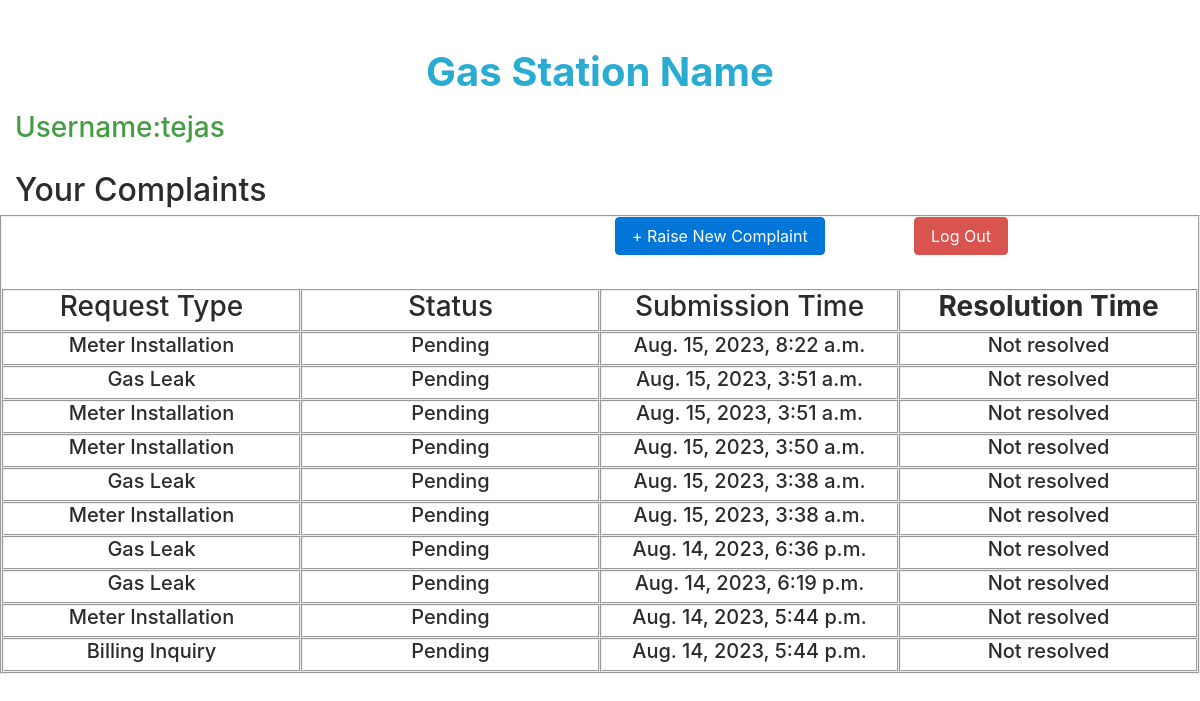
/index/ (signed in), run on the app's committed database.
### myapp1/models.py (models this page shows, shortened)
class ServiceRequest(models.Model):
    REQUEST_TYPES = [
        ('Gas Leak', 'Gas Leak'),
        ('Meter Installation', 'Meter Installation'),
        ('Billing Inquiry', 'Billing Inquiry'),
    ]
    status_choice=[
        ('Pending' , 'pending'),
        ('In Process','In Process'),
        ('Resolved' , 'Resolved'),
    ]
    customer = models.ForeignKey(User, on_delete=models.CASCADE)
    request_type = models.CharField(max_length=50, choices=REQUEST_TYPES)
    details = models.TextField()
    attachments = models.FileField(upload_to='attachments/', blank=True, null=True)
    status = models.CharField(max_length=20, default='Pending',choices=status_choice)
    submission_timestamp = models.DateTimeField(auto_now_add=True)
    resolution_timestamp = models.DateTimeField(null=True, blank=True)

### myapp1/views.py (the view)
# urls.py: path('index/', views.track_request, name='track_request'),
def track_request(request):
    user = request.user
    requests = ServiceRequest.objects.filter(customer=user).order_by('-submission_timestamp')
    return render(request, 'index.html', {'requests': requests})

### templates/index.html (shortened to what this page needs)
{% load static %}
<!DOCTYPE html>
<html lang="en">
  <head>
    <link href="{% static 'css/bootstrap.min.css'%}" rel="stylesheet">
    <link href="{% static 'css/style.css'%}" rel="stylesheet">
  </head>
  <body>
    <div class="container-fluid">
	<div class="row">
		<div class="col-md-12">
			<h1 style="color: #2aabd2; margin-top: 50px;text-align: center"><strong>Gas Station Name</strong></h1>
		</div>
		<div class="col-md-12">
            <h3 style="margin-top: 10px;color: #449d44"> Username:{{ request.user }}</h3>
		</div>
        <div class="col-md-12">
		</div>
        <div class="col-md-12">
            <h2 style="margin-top: 20px">Your Complaints</h2>
		</div>
	</div>
	<div class="row">
		<div class="col-md-12" style="border-style: groove; border-width: 2px">
			<div class="row">
				<div class="col-md-3">
				</div>
				<div class="col-md-3">
				</div>
				<div class="col-md-3">
                    <a href="/submit/" class="btn btn-primary">+ Raise New Complaint</a>
				</div>
				<div class="col-md-3">
					 <a href="/logout/" class="btn btn-danger">Log Out</a>
				</div>
				<br><br><br>
			</div>
        <div class="row" style="text-align: center">
				<div style="border-style: groove; border-width: 2px" class="col-md-3">
					<h3>Request Type</h3>
				</div>
				<div style="border-style: groove; border-width: 2px" class="col-md-3">
					<th><h3>Status</h3>
				</div>
				<div style="border-style: groove; border-width: 2px" class="col-md-3">
					<h3>Submission Time</h3>
				</div>
				<div style="border-style: groove; border-width: 2px" class="col-md-3">
					<h3><strong>Resolution Time</strong></h3>
				</div>
			</div>
            {% for request in requests %}
			<div class="row" style="text-align: center;">
				<div style="border-style: groove; border-width: 2px" class="col-md-3">
					<h5>{{ request.request_type }}</h5>
				</div>
				<div style="border-style: groove; border-width: 2px" class="col-md-3">
					<h5>{{ request.status }}</h5>
				</div>
				<div style="border-style: groove; border-width: 2px" class="col-md-3">
					<h5>{{ request.submission_timestamp }}</h5>
				</div>
				<div style="border-style: groove; border-width: 2px" class="col-md-3">
					<h5>{{ request.resolution_timestamp|default:"Not resolved" }}</h5>
				</div>
			</div>
            {% endfor %}
		</div>
	</div>
</div>
  </body>
</html>

### data on the page
ServiceRequest: request_type "Meter Installation", status "Pending", submission_timestamp "Aug. 15, 2023, 8:22 a.m.", resolution_timestamp "Not resolved"
ServiceRequest: request_type "Gas Leak", status "Pending", submission_timestamp "Aug. 15, 2023, 3:51 a.m.", resolution_timestamp "Not resolved"
ServiceRequest: request_type "Meter Installation", status "Pending", submission_timestamp "Aug. 15, 2023, 3:51 a.m.", resolution_timestamp "Not resolved"
ServiceRequest: request_type "Meter Installation", status "Pending", submission_timestamp "Aug. 15, 2023, 3:50 a.m.", resolution_timestamp "Not resolved"
ServiceRequest: request_type "Gas Leak", status "Pending", submission_timestamp "Aug. 15, 2023, 3:38 a.m.", resolution_timestamp "Not resolved"
ServiceRequest: request_type "Meter Installation", status "Pending", submission_timestamp "Aug. 15, 2023, 3:38 a.m.", resolution_timestamp "Not resolved"
ServiceRequest: request_type "Gas Leak", status "Pending", submission_timestamp "Aug. 14, 2023, 6:36 p.m.", resolution_timestamp "Not resolved"
ServiceRequest: request_type "Gas Leak", status "Pending", submission_timestamp "Aug. 14, 2023, 6:19 p.m.", resolution_timestamp "Not resolved"
ServiceRequest: request_type "Meter Installation", status "Pending", submission_timestamp "Aug. 14, 2023, 5:44 p.m.", resolution_timestamp "Not resolved"
ServiceRequest: request_type "Billing Inquiry", status "Pending", submission_timestamp "Aug. 14, 2023, 5:44 p.m.", resolution_timestamp "Not resolved"

### other printed values
{{ request.user }} "tejas"
